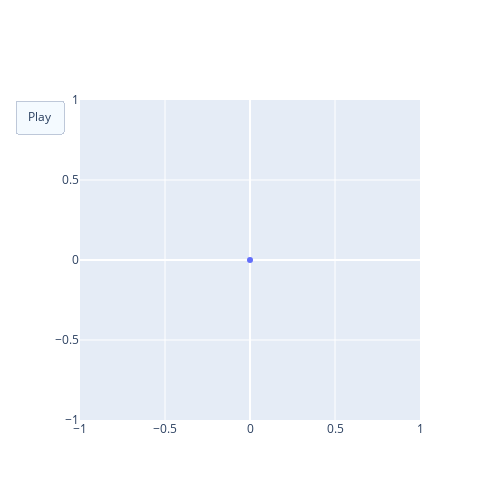

Write notebook code for a chart like this one.
### Code cell
def f(x):
    return x**2
fig = go.Figure()
fig.add_trace(go.Scatter(x=[x[0]], y=[f(x)[0]], mode='lines+markers',  name='f(x)=x<sup>2</sup>'))

frames=[]
for i in range(1, len(x)):
    frames.append(go.Frame(data=[go.Scatter(x=x[:i+1], y=f(x[:i+1]))]))# СОЗДАЕМ ФРЕЙМЫ

fig.frames = frames# УКАЗЫВАЕМ ФРЕЙМЫ

fig.update_layout(legend_orientation="h",
                  legend=dict(x=.5, xanchor="center"),
                  updatemenus=[dict(type="buttons", buttons=[dict(label="Play", method="animate", args=[None])])],# ДЛЯ КНОПКИ ЗАПУСКА
                  )
fig.update_layout(autosize = False, width=500,height=500 ) # МЕНЯТЬ РАЗМЕР ПОЛОТНА 
fig.update_traces(hoverinfo="all", hovertemplate="Аргумент: %{x}<br>Функция: %{y}")

### Figure 1 — Plotly figure (JSON) as saved in the notebook; plotly's stock layout.template omitted (floating-point values rounded to 4 significant figures)
{"data": [{"hoverinfo": "all", "hovertemplate": "Аргумент: %{x}<br>Функция: %{y}", "mode": "lines+markers", "name": "f(x)=x<sup>2</sup>", "type": "scatter", "x": [0], "y": [0]}], "layout": {"autosize": false, "height": 500, "legend": {"orientation": "h", "x": 0.5, "xanchor": "center"}, "updatemenus": [{"buttons": [{"args": [null], "label": "Play", "method": "animate"}], "type": "buttons"}], "width": 500}}
